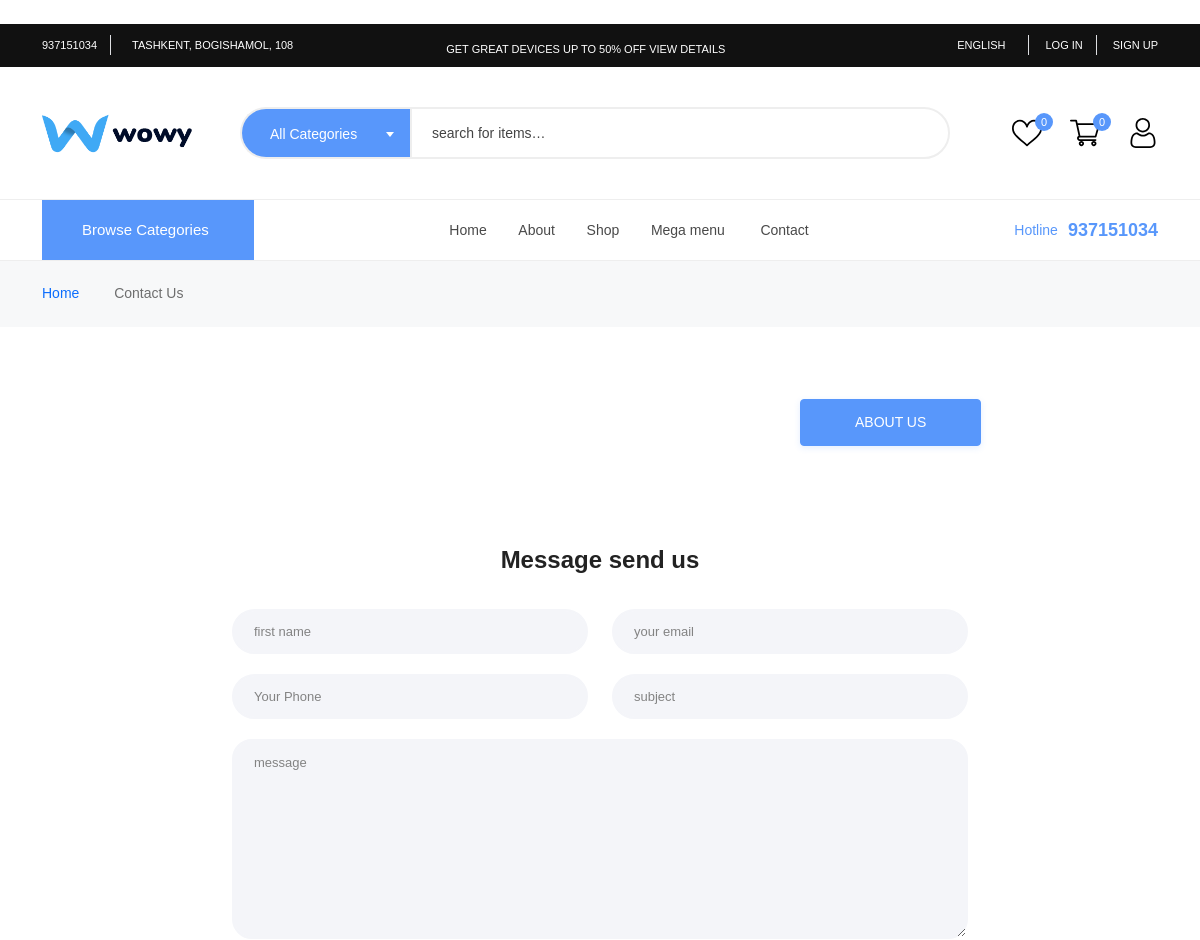
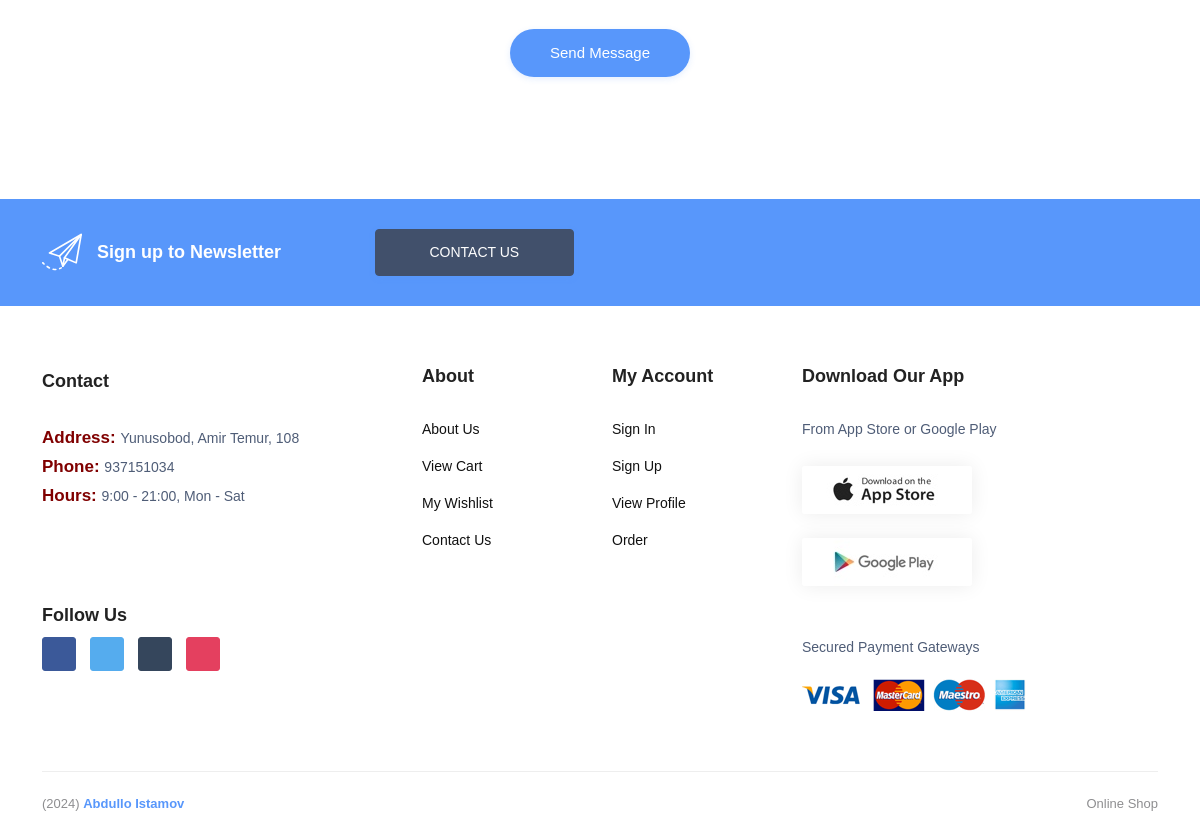
The app's page /contact/, older data (2 pictures, top to bottom).
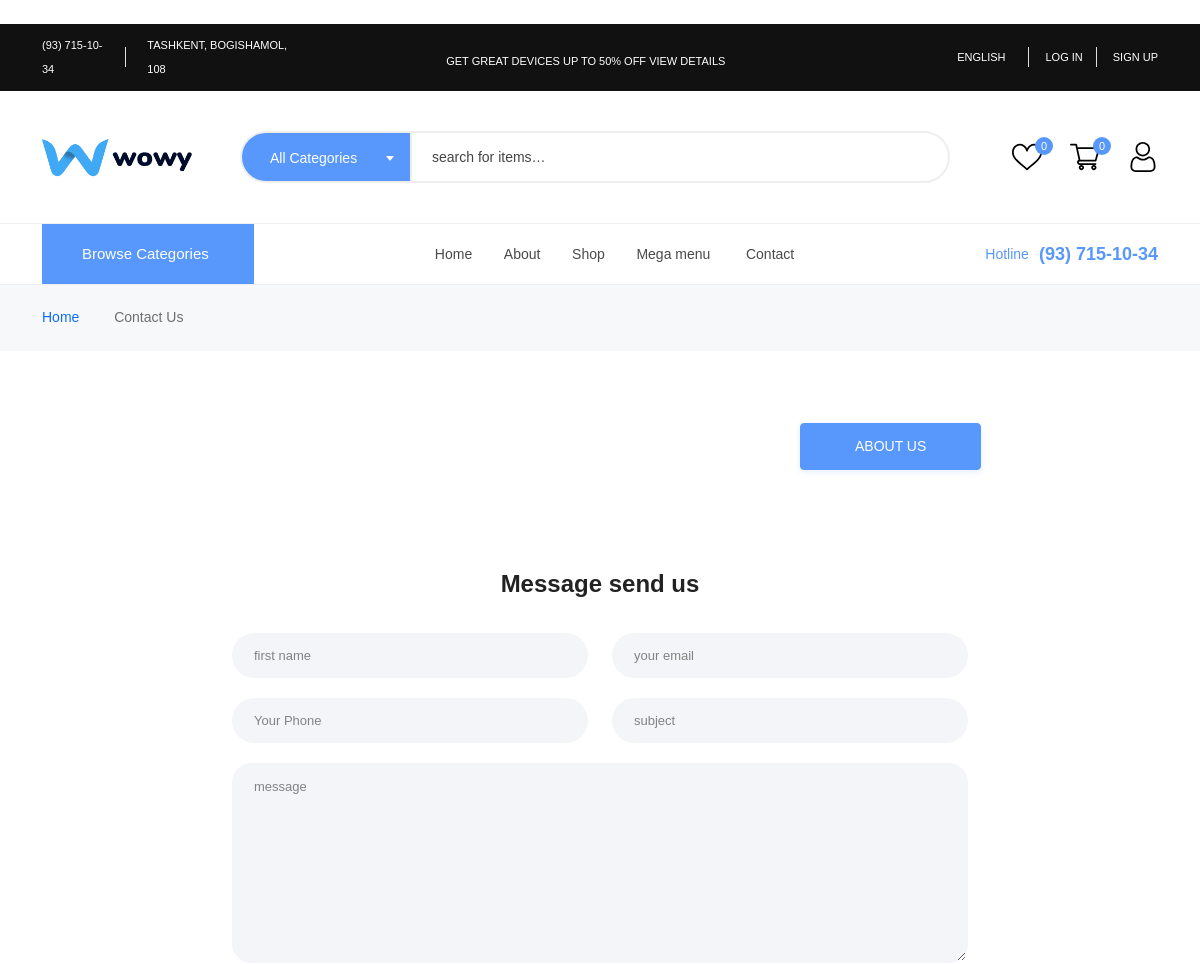
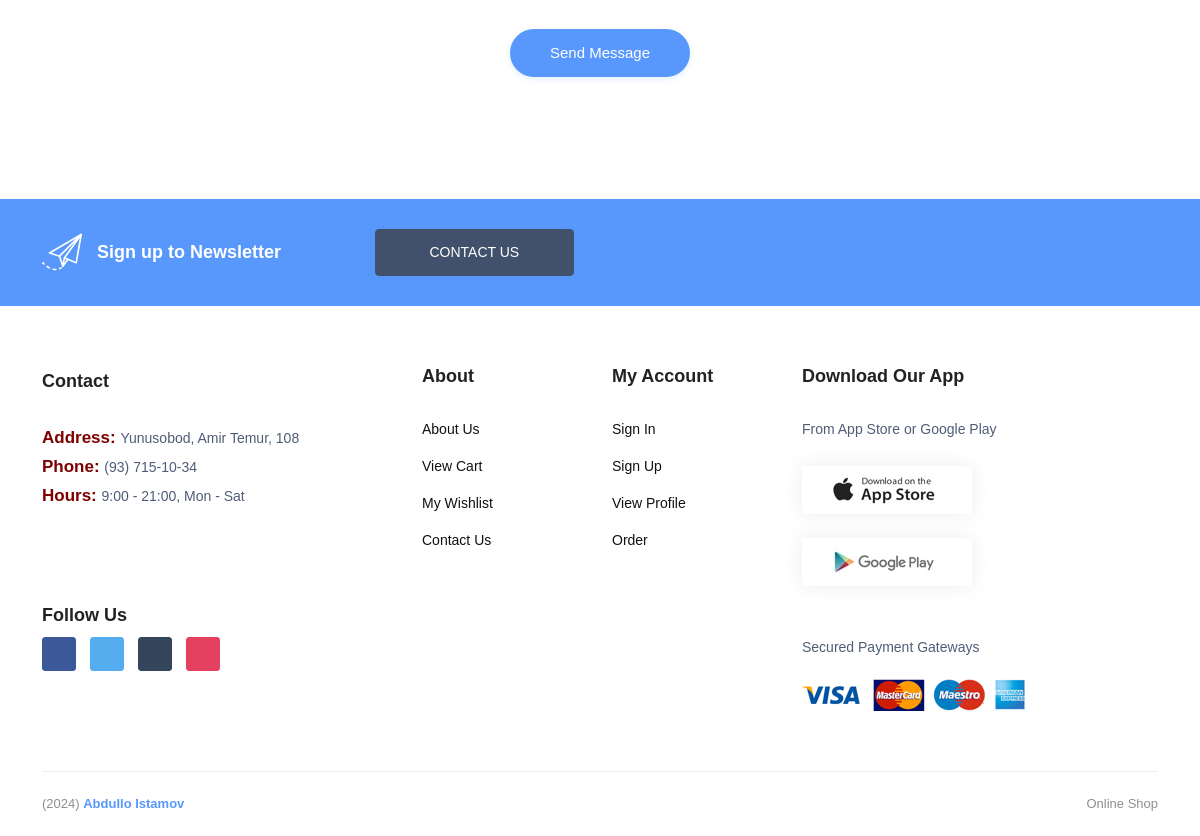
The same page, newer data (2 pictures, top to bottom).
### apps/product/models.py (models this page shows)
class About(BaseModel):
    phone_number = models.CharField(max_length=20)
    location = models.CharField(max_length=500)
    address = models.CharField(max_length=100)
    hours = models.CharField(max_length=50)
    our_team_image = models.ImageField(upload_to='our_team/')
    team_title = models.CharField(max_length=50)
    team_body = models.TextField()
    team_person_name = models.CharField(max_length=50)
    team_person_position = models.CharField(max_length=50)
    team_person_facebook = models.CharField(max_length=100)
    team_person_instagram = models.CharField(max_length=100)
    team_person_linkedin = models.CharField(max_length=100)
    team_person_twitter = models.CharField(max_length=100)
    shop_facebook = models.CharField(max_length=100)
    shop_instagram = models.CharField(max_length=100)
    shop_linkedin = models.CharField(max_length=100)
    shop_twitter = models.CharField(max_length=100)

### apps/product/views.py (the view, shortened to what this page needs)
# urls.py: path('contact/', ContactView.as_view(), name="contact"),
class ContactView(View):
    def get(self, request):
        contact = Contact.objects.all()
        context = {
            'contact': contact,
        }
        return render(request, 'products/contact.html', context)

### apps/product/context_processor.py (called while the page is built)
def category_context(request):
     categories = Category.objects.all().filter(is_active=True, parent=None)
     mega_menu = categories[:3]
     last_child_ctg = Category.objects.all().filter(is_active=True, children__isnull=True)
     brands = Brand.objects.all().filter(is_active=True)
     about = About.objects.first()
     sevimlilar = 0
     cards = 0
     if request.user.is_authenticated:
          sevimlilar = request.user.sevimlilar.all().count()
          cards = request.user.orders.all().filter(status=False).count()
     context={
          'categories': categories,
          'mega_menu': mega_menu,
          'last_child_ctg': last_child_ctg,
          'sevimlilar': sevimlilar,
          'cards': cards,
          'brands': brands,
          'about': about,
     }
     return context

### templates/products/contact.html (shortened to what this page needs)
﻿{% extends "base.html" %}
{% load static %}
{% block content %}
    <main class="main">
        <div class="page-header breadcrumb-wrap">
            <div class="container">
                <div class="breadcrumb">
                    <a href="/" rel="nofollow">Home</a>
                    <span></span> Contact us
                </div>
            </div>
        </div>
        <br>
        <br>
        <br>
        <a class="btn btn-brand btn-lg font-weight-bold text-white border-radius-5 btn-shadow-brand hover-up" href="{% url 'about' %}" style="margin-left: 100vh;">About Us</a>
        <section class="mt-50 pt-50 pb-50">
            <div class="container">
                <div class="row">
                    <div class="col-xl-8 col-lg-10 m-auto">
                        <div class="contact-from-area  padding-20-row-col wow tmFadeInUp">
                            <h3 class="mb-10 text-center">Message send us</h3>
                            <br>
                            <form class="contact-form-style text-center" id="contact-form" action="" method="POST">
                                <div class="row">
                                    <div class="col-lg-6 col-md-6">
                                        <div class="input-style mb-20">
                                            <input name="first_name" placeholder="first name" type="text">
                                        </div>
                                    </div>
                                    <div class="col-lg-6 col-md-6">
                                        <div class="input-style mb-20">
                                            <input name="email" placeholder="your email" type="email">
                                        </div>
                                    </div>
                                    <div class="col-lg-6 col-md-6">
                                        <div class="input-style mb-20">
                                            <input name="phone" placeholder="Your Phone" type="text">
                                        </div>
                                    </div>
                                    <div class="col-lg-6 col-md-6">
                                        <div class="input-style mb-20">
                                            <input name="subject" placeholder="subject" type="text">
                                        </div>
                                    </div>
                                    <div class="col-lg-12 col-md-12">
                                        <div class="textarea-style mb-30">
                                            <textarea name="message" placeholder="message"></textarea>
                                        </div>
                                        <button type="submit" id="form-submit" class="main-button submit-auto-width border-radius-5 btn-shadow-brand hover-up">Send Message</button>
                                    </div>
                                </div>
                            </form>
                        </div>
                        <br>
                        <br>
                        <br>
                    </div>
                </div>
            </div>
        </section>
    </main>
{% endblock content %}

### templates/base.html (shortened to what the changed rows need)
<!DOCTYPE html>
{% load static %}
<html class="no-js" lang="en">
<head>
    <link rel="stylesheet" href="{% static 'css/main.css' %}">
</head>
<body>
    <header class="header-area header-style-4 header-height-2">
        <div class="header-top header-top-ptb-1 d-none d-lg-block">
            <div class="container">
                <div class="row align-items-center">
                    <div class="col-xl-3 col-lg-4">
                        <div class="header-info">
                            <ul>
                                <li><a href="/">{{ about.phone_number }}</a></li>
                                <li><a target="_blank" href="/">{{ about.location }}</a></li>
                            </ul>
                        </div>
                    </div>
                </div>
            </div>
        </div>
        <div class="header-bottom header-bottom-bg-color sticky-bar gray-bg sticky-blue-bg">
            <div class="container">
                <div class="header-wrap header-space-between position-relative">
                    <div class="hotline d-none d-lg-block">
                        <p><span>Hotline</span>{{ about.phone_number }}</p>
                    </div>
                </div>
            </div>
        </div>
    </header>
    <footer class="main">
        <section class="section-padding-60">
            <div class="container">
                <div class="row">
                    <div class="col-lg-4 col-md-6">
                        <div class="widget-about font-md mb-md-5 mb-lg-0">
                            <h4 class="mt-5 mb-10 fw-600 text-black wow fadeIn animated">Contact</h4>
                            <br>
                            <p class="wow fadeIn animated">
                                <strong style="color: maroon; font-size: 17px;">Address: </strong>{{ about.address }}
                            </p>
                            <p class="wow fadeIn animated">
                                <strong style="color: maroon; font-size: 17px;">Phone: </strong>{{ about.phone_number }}
                            </p>
                            <p class="wow fadeIn animated">
                                <strong style="color: maroon; font-size: 17px;">Hours: </strong>{{ about.hours}}
                            </p>
                            <br>
                            <br>
                            <br>
                            <h4 class="mb-10 mt-20 fw-600 text-black wow fadeIn animated">Follow Us</h4>
                            <div class="mobile-social-icon wow fadeIn animated mb-sm-5 mb-md-0">
                                <a class="facebook" href="{{ about.shop_facebook }}" target="_blank"></a>
                                <a class="twitter" href="{{ about.shop_twitter }}" target="_blank"></a>
                                <a class="tumblr" href="{{ about.shop_linkedin }}" target="_blank"></i></a>
                                <a class="instagram" href="{{ about.shop_instagram }}" target="_blank"></a>
                            </div>
                        </div>
                    </div>
                </div>
            </div>
        </section>
    </footer>
</body>
</html>

Row changes from the older to the newer data that the page shows:
changed About "Yunusobod, Amir Temur, 108": phone_number "937151034" → "(93) 715-10-34"
